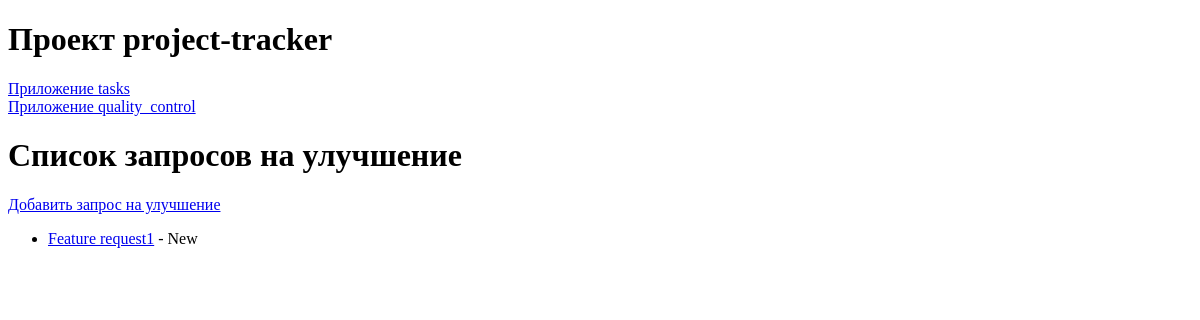
The page /quality_control/features/ on the database as committed earlier.
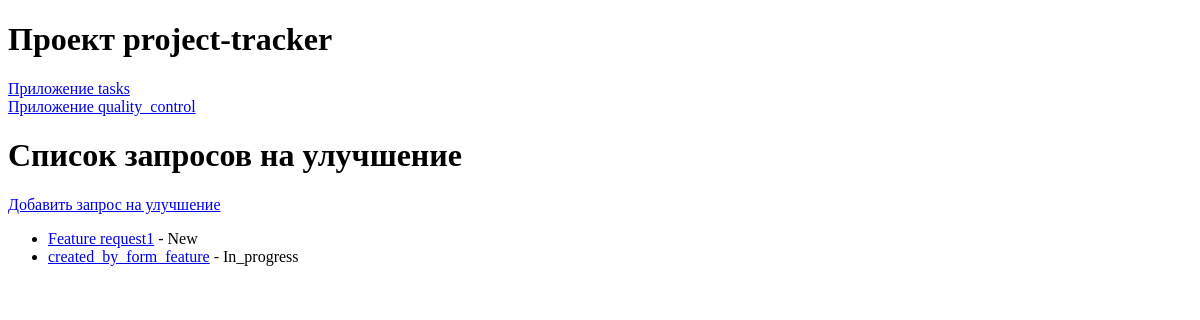
The same page on the database as committed later.
### quality_control/models.py (models this page shows, shortened)
class FeatureRequest(models.Model):
    STATUS_CHOICES = [
        ('New', 'Новая'),
        ('In_progress', 'В работе'),
        ('Completed', 'Завершена')
    ]
    title = models.CharField(max_length=100)
    description = models.TextField()
    project = models.ForeignKey(
        Project,
        related_name='FeatureRequest',
        on_delete=models.CASCADE
    )
    task = models.ForeignKey(
        Task,
        related_name='FeatureRequest',
        on_delete=models.SET_NULL,
        null=True,
        blank=True
    )
    status = models.CharField(
        max_length=50,
        choices=STATUS_CHOICES,
        default='New'
    )
    priority = models.IntegerField()
    created_at = models.DateTimeField(auto_now_add=True)
    updated_at = models.DateTimeField(auto_now=True)

### quality_control/views.py (the view)
# urls.py: path('features/', views.feature_list, name='feature_list'),
def feature_list(request):
    feature_list = FeatureRequest.objects.all()
    return render(request, 'quality_control/feature_list.html', {'feature_list': feature_list})

### quality_control/templates/quality_control/feature_list.html
{% extends 'base/base.html' %}
{% block content %}
    <h1>Список запросов на улучшение</h1>
    <p><a href="{% url 'quality_control:feature_request_form' %}">Добавить запрос на улучшение</a></p>
    <ul>
        {% for feature in feature_list %}
            <li><a href="{% url 'quality_control:feature_detail' feature.id %}">{{ feature.title }}</a> - {{ feature.status }}</li>
        {% endfor %}
    </ul>
{% endblock %}

Rows that differ between the two databases and show on the page:
added FeatureRequest: title "created_by_form_feature", status "In_progress"
